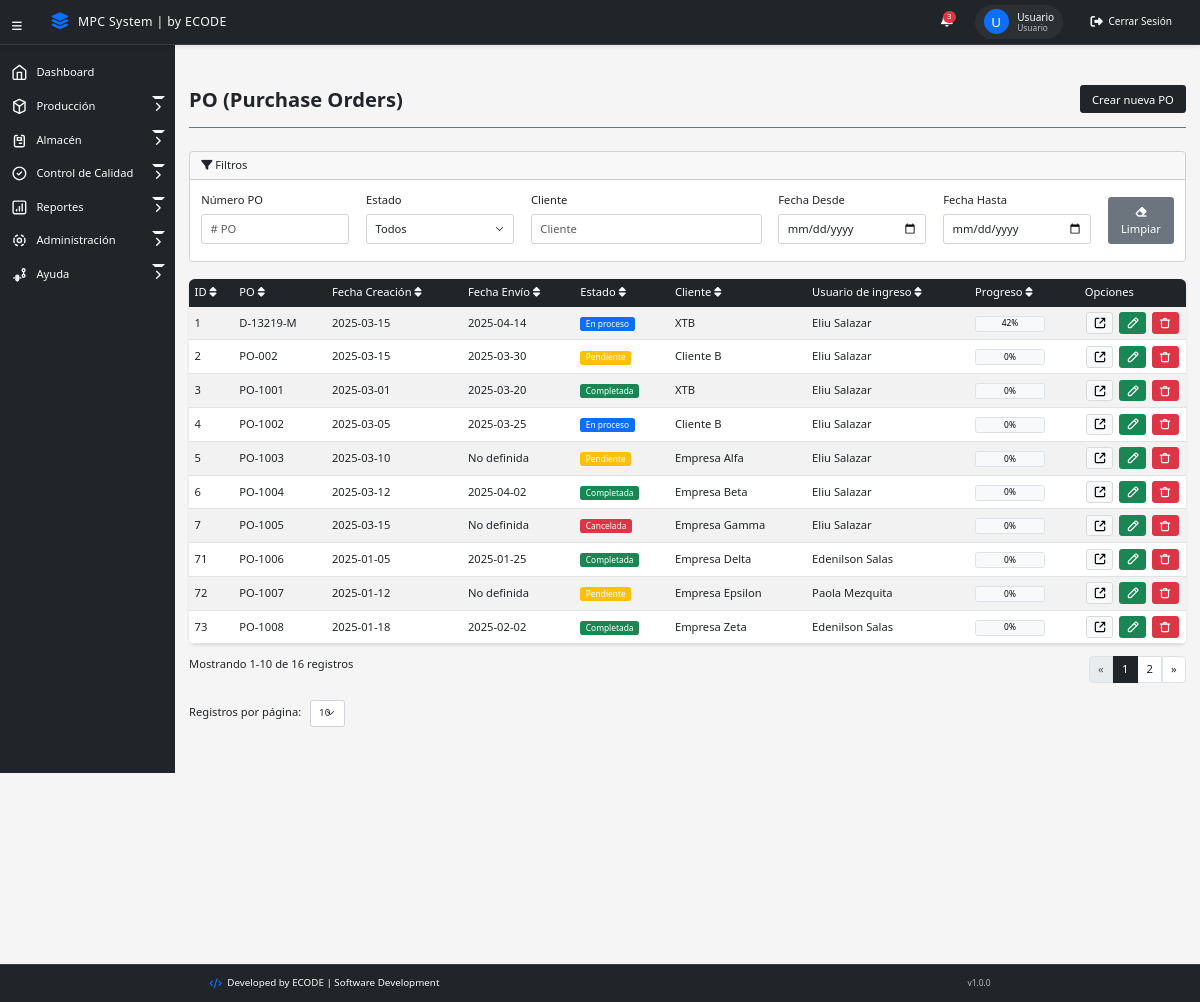
The page /views/po.php (signed in) on the database its author committed.
### tables this page shows
CREATE TABLE `po` (
  `id` int(11) NOT NULL,
  `po_numero` varchar(50) NOT NULL,
  `po_fecha_creacion` date NOT NULL,
  `po_fecha_inicio_produccion` date DEFAULT NULL,
  `po_fecha_fin_produccion` date DEFAULT NULL,
  `po_fecha_envio_programada` date DEFAULT NULL,
  `po_estado` enum('Pendiente','En proceso','Completada','Cancelada') DEFAULT 'Pendiente',
  `po_id_cliente` int(11) NOT NULL,
  `po_id_usuario_creacion` int(11) NOT NULL,
  `po_tipo_envio` enum('Tipo 1','Tipo 2','Tipo 3') DEFAULT 'Tipo 1',
  `po_comentario` text DEFAULT NULL,
  `po_notas` text DEFAULT NULL
);

CREATE TABLE `clientes` (
  `id` int(11) NOT NULL,
  `cliente_empresa` varchar(50) NOT NULL,
  `cliente_nombre` varchar(50) NOT NULL,
  `cliente_apellido` varchar(50) NOT NULL,
  `cliente_direccion` text DEFAULT NULL,
  `cliente_telefono` varchar(20) DEFAULT NULL,
  `cliente_correo` varchar(100) DEFAULT NULL,
  `estado` enum('Activo','Inactivo') NOT NULL DEFAULT 'Activo'
);

### models/Cliente.php (called while the page is built, shortened)
<?php
require_once __DIR__ . '/../config/database.php';
class Cliente {
    public function __construct() {
        $database = new Database();
    }
}

### config/database.php (called while the page is built, shortened)
<?php
class Database {
    private $host = "localhost";
    private $database_name = "minlex_elsalvador";
    private $username = "root";
    private $password = "";
    private $port = 3306;
    public function getConnection() {
        $this->conn = null;
        try {
            try {
                $this->conn = new PDO(
                    "mysql:unix_socket=/opt/lampp/var/mysql/mysql.sock;dbname=" . $this->database_name,
                    $this->username,
                    $this->password
                );
            } catch (PDOException $e) {
                $this->conn = new PDO(
                    "mysql:host=" . $this->host . ";port=" . $this->port . ";dbname=" . $this->database_name,
                    $this->username,
                    $this->password
                );
            }
            $this->conn->setAttribute(PDO::ATTR_ERRMODE, PDO::ERRMODE_EXCEPTION);
            $this->conn->setAttribute(PDO::ATTR_DEFAULT_FETCH_MODE, PDO::FETCH_ASSOC);
            $this->conn->exec("SET NAMES utf8");
            return $this->conn;
        } catch (PDOException $exception) {
            error_log("Error de conexión a la base de datos: " . $exception->getMessage());
            throw new Exception("Error de conexión a la base de datos. Por favor verifica que XAMPP esté corriendo.");
        }
    }
}
?>

### controllers/PoController.php (called while the page is built, shortened)
<?php
require_once __DIR__ . '/../models/Po.php';
require_once __DIR__ . '/../models/Cliente.php';
require_once __DIR__ . '/../config/Database.php';
class PoController {
    private $po;
    public function __construct() {
        $this->db = new Database();
        $conn = $this->db->getConnection();
        $this->po = new Po($conn);
    }
    public function getPos($filtros = []) {
        try {
            return $this->po->read($filtros)->fetchAll(PDO::FETCH_ASSOC);
        } catch (Exception $e) {
            error_log("Error al obtener POs: " . $e->getMessage());
            return [];
        }
    }
}
?>

### models/Po.php (called while the page is built, shortened)
<?php
class Po {
    private $conn;
    private $table_name = "po";
    public function __construct($db = null) {
        if ($db === null) {
            $database = new Database();
            $this->conn = $database->getConnection();
        } else {
            $this->conn = $db;
        }
    }
    public function read($filtros = []) {
        $sql = "SELECT p.*,
                c.cliente_empresa,
                CONCAT(u.usuario_nombre, ' ', u.usuario_apellido) as usuario_creacion,
                COALESCE(
                    (SELECT ROUND(
                        (SUM(COALESCE(op.op_cantidad_completada, 0)) / NULLIF(SUM(COALESCE(op.op_cantidad_asignada, 0)), 0)) * 100
                    )
                    FROM po_detalle pd
                    LEFT JOIN ordenes_produccion op ON op.op_id_pd = pd.id
                    WHERE pd.pd_id_po = p.id), 0
                ) as progreso
                FROM " . $this->table_name . " p
                LEFT JOIN clientes c ON p.po_id_cliente = c.id
                LEFT JOIN usuarios u ON p.po_id_usuario_creacion = u.id";
        return $this->conn->query($sql);
    }
}
?>

### views/po.php (the view, shortened to what this page needs)
<?php
require_once '../controllers/PoController.php';
$poController = new PoController();
$filtros = [];
$pos = $poController->getPos($filtros);
?>
<!DOCTYPE html>
<html lang="es">
<head>
    <link href="https://cdn.jsdelivr.net/npm/bootstrap@5.3.0/dist/css/bootstrap.min.css" rel="stylesheet">
    <link rel="stylesheet" href="https://cdnjs.cloudflare.com/ajax/libs/font-awesome/6.4.0/css/all.min.css">
    <link rel="stylesheet" href="../css/style_main.css">
</head>
<body>
    <?php include '../components/menu_lateral.php'; ?>
    <main>
        <div style="width: 100%;" class="border-bottom border-secondary titulo-vista">
            <h1><strong>PO (Purchase Orders)</strong></h1><br>
            <a href="crear_po.php" class="btn btn-dark" style="height: 40px;">
                Crear nueva PO
            </a>
        </div>
        <div class="card mb-4">
            <div class="card-header">
                <i class="fas fa-filter"></i> Filtros
            </div>
            <div class="card-body">
                <form id="filtroForm" method="GET">
                    <div class="row">
                        <div class="col-md-2 mb-2">
                            <label for="po_numero" class="form-label">Número PO</label>
                            <input type="text" name="po_numero" id="po_numero" class="form-control filtro" placeholder="# PO" value="<?php echo $_GET['po_numero'] ?? ''; ?>">
                        </div>
                        <div class="col-md-2 mb-2">
                            <label for="estado" class="form-label">Estado</label>
                            <select name="estado" id="estado" class="form-select filtro">
                                <option value="">Todos</option>
                            </select>
                        </div>
                        <div class="col-md-3 mb-2">
                            <label for="cliente" class="form-label">Cliente</label>
                            <input type="text" name="cliente" id="cliente" class="form-control filtro" placeholder="Cliente" value="<?php echo $_GET['cliente'] ?? ''; ?>">
                        </div>
                        <div class="col-md-2 mb-2">
                            <label for="fecha_inicio" class="form-label">Fecha Desde</label>
                            <input type="date" name="fecha_inicio" id="fecha_inicio" class="form-control filtro" value="<?php echo $_GET['fecha_inicio'] ?? ''; ?>">
                        </div>
                        <div class="col-md-2 mb-2">
                            <label for="fecha_fin" class="form-label">Fecha Hasta</label>
                            <input type="date" name="fecha_fin" id="fecha_fin" class="form-control filtro" value="<?php echo $_GET['fecha_fin'] ?? ''; ?>">
                        </div>
                        <div class="col-md-1 mb-2 d-flex align-items-end">
                            <button type="button" id="limpiar-filtros" class="btn btn-secondary">
                                <i class="fas fa-eraser"></i> Limpiar
                            </button>
                        </div>
                    </div>
                </form>
            </div>
        </div>
        <div class="table-responsive" style="width: 100%;">
            <table class="table table-striped table-hover" id="tabla-pos" style="width: 100%;">
                <thead>
                    <tr>
                        <th class="sortable" data-column="id">ID <i class="fas fa-sort"></i></th>
                        <th class="sortable" data-column="po">PO <i class="fas fa-sort"></i></th>
                        <th class="sortable" data-column="creacion">Fecha Creación <i class="fas fa-sort"></i></th>
                        <th class="sortable" data-column="envio">Fecha Envío <i class="fas fa-sort"></i></th>
                        <th class="sortable" data-column="estado">Estado <i class="fas fa-sort"></i></th>
                        <th class="sortable" data-column="cliente">Cliente <i class="fas fa-sort"></i></th>
                        <th class="sortable" data-column="usuario">Usuario de ingreso <i class="fas fa-sort"></i></th>
                        <th class="sortable" data-column="progreso">Progreso <i class="fas fa-sort"></i></th>
                <th>Opciones</th>
            </tr>
                </thead>
                <tbody>
                    <?php foreach ($pos as $po): ?>
                    <tr>
                        <td><?php echo htmlspecialchars($po['id']); ?></td>
                        <td><?php echo htmlspecialchars($po['po_numero']); ?></td>
                        <td><?php echo htmlspecialchars($po['po_fecha_creacion']); ?></td>
                        <td><?php echo htmlspecialchars($po['po_fecha_envio_programada'] ?? 'No definida'); ?></td>
                        <td>
                            <span class="badge <?php
                                echo match($po['po_estado']) {
                                    'Pendiente' => 'bg-warning',
                                    'En proceso' => 'bg-primary',
                                    'Completada' => 'bg-success',
                                    'Cancelada' => 'bg-danger',
                                    default => 'bg-secondary'
                                };
                            ?>">
                                <?php echo htmlspecialchars($po['po_estado']); ?>
                            </span>
                        </td>
                        <td><?php echo htmlspecialchars($po['cliente_empresa']); ?></td>
                        <td><?php echo htmlspecialchars($po['usuario_creacion']); ?></td>
                        <td>
                            <span class="badge bg-light" style="width: 100px; border: 1px solid #dee2e6; color: #000">
                                <?php echo $po['progreso']; ?>%
                            </span>
                        </td>
                        <td>
                            <button type="button" class="btn btn-light view-po"
                                    data-id="<?php echo $po['id']; ?>"
                                    data-bs-toggle="modal"
                                    data-bs-target="#poDetailModal">
                                <svg fill="none" height="24" viewBox="0 0 24 24" width="24" xmlns="http://www.w3.org/2000/svg">
                                    <path d="M10 4H6C4.89543 4 4 4.89543 4 6V18C4 19.1046 4.89543 20 6 20H18C19.1046 20 20 19.1046 20 18V14M12 12L20 4M20 4V9M20 4H15"
                                          stroke="black" stroke-linecap="round" stroke-linejoin="round" stroke-width="2"/>
                                </svg>
                            </button>
                            <button type="button" class="btn btn-success edit-po"
                                    data-id="<?php echo $po['id']; ?>"
                                    data-bs-toggle="modal"
                                    data-bs-target="#poModal">
                            </button>
                            <button type="button" class="btn btn-danger delete-po"
                                    data-id="<?php echo $po['id']; ?>"
                                    data-po-numero="<?php echo htmlspecialchars($po['po_numero']); ?>"
                                    data-bs-toggle="modal"
                                    data-bs-target="#deletePoModal">
                            </button>
                </td>
                    </tr>
                    <?php endforeach; ?>
                </tbody>
            </table>
        </div>
        <div class="row mt-3">
            <div class="col-md-6">
                <div class="registros-info">
                    Mostrando <span id="registros-mostrados">0</span> de <span id="registros-totales">0</span> registros
                </div>
            </div>
            <div class="col-md-6">
                <nav aria-label="Paginación de POs">
                    <ul class="pagination justify-content-end" id="paginacion">
                    </ul>
                </nav>
            </div>
            <div class="col-md-6 mt-2">
                <div class="form-group">
                    <label for="registros-por-pagina" class="form-label">Registros por página:</label>
                    <select class="form-select form-select-sm w-auto d-inline-block ms-2" id="registros-por-pagina">
                        <option value="10">10</option>
                    </select>
                </div>
            </div>
        </div>
    </main>
    <?php include '../components/footer.php'; ?>
</body>
</html>

### css/style_main.css (style rules this page uses)
:root { --sidebar-width: 250px; --header-height: 60px; --primary-color: #212529; --secondary-color: #6c757d; --success-color: #198754; --warning-color: #ffc107; --danger-color: #dc3545; --light-color: #f8f9fa; --dark-color: #212529; }
body { min-height: 100vh; zoom: 0.7; margin: 0; margin-top: 57.59px; background-color: #f5f5f5; font-family: 'Segoe UI', Tahoma, Geneva, Verdana, sans-serif; }
main { margin-left: var(--sidebar-width); padding: 20px; min-height: calc(100vh - var(--header-height)); margin-bottom: 60px; }
.titulo-vista { display: flex; justify-content: space-between; align-items: center; margin-bottom: 2rem; padding-bottom: 1rem; border-bottom: 2px solid var(--secondary-color); }
.titulo-vista h1 { margin: 0; font-size: 1.8rem; color: var(--primary-color); }
.table-responsive { margin-top: 1rem; background-color: white; border-radius: 8px; box-shadow: 0 2px 4px rgba(0, 0, 0, 0.1); margin-bottom: 1rem; -webkit-overflow-scrolling: touch; }
.table { margin-bottom: 0; }
.table thead th { background-color: var(--primary-color); color: white; border: none; padding: 0.5rem; font-weight: 500; vertical-align: middle; }
.table tbody td { padding: 0.5rem; vertical-align: middle; }
.table-striped tbody tr:nth-of-type(odd) { background-color: rgba(0, 0, 0, 0.02); }
.table .btn { padding: 4px; margin: 0 2px; line-height: 1; }
.table .btn svg { width: 20px; height: 20px; }
.table th:last-child, .table td:last-child { width: 100px; white-space: nowrap; }
.table td, .table th { padding: 0.5rem; vertical-align: middle; }
.table .badge { font-size: 0.75rem; padding: 0.25rem 0.5rem; }
.table .btn { padding: 4px 8px; margin: 0 2px; }
.badge { padding: 8px 12px; font-weight: 500; border-radius: 4px; }
.form-label { font-weight: 500; color: var(--dark-color); }
.form-control, .form-select { border-radius: 4px; border: 1px solid #ced4da; padding: 8px 12px; }
.btn { font-weight: 500; padding: 8px 16px; border-radius: 4px; transition: all 0.2s; }
.btn-dark { background-color: var(--primary-color); border-color: var(--primary-color); }
.btn-light { border: 1px solid #dadada; }

### css/style_menu.css (style rules this page uses)
:root { --menu-width: 250px; --menu-width-collapsed: 64px; --menu-transition: 0.3s ease-in-out; --menu-bg: #212529; --menu-hover: rgba(255, 255, 255, 0.1); --menu-text: #f8f9fa; }
main { margin-left: var(--menu-width); padding: 64px 20px 20px; transition: margin-left var(--menu-transition); }
.titulo-vista { display: flex; flex-direction: row; padding-bottom: 20px; }
.titulo-vista h1 { flex: 1; }

### views/po.php (style rules this page uses)
.sortable { cursor: pointer; }
.filtered-row { display: table-row; }

### rows shown on the page
po: id "1", po_numero "D-13219-M", po_fecha_creacion "2025-03-15", po_fecha_envio_programada "2025-04-14", po_estado "En proceso", po_id_cliente.cliente_empresa "XTB", usuario_creacion "Eliu Salazar", progreso "42"
po: id "2", po_numero "PO-002", po_fecha_creacion "2025-03-15", po_fecha_envio_programada "2025-03-30", po_estado "Pendiente", po_id_cliente.cliente_empresa "Cliente B", usuario_creacion "Eliu Salazar", progreso "0"
po: id "3", po_numero "PO-1001", po_fecha_creacion "2025-03-01", po_fecha_envio_programada "2025-03-20", po_estado "Completada", po_id_cliente.cliente_empresa "XTB", usuario_creacion "Eliu Salazar", progreso "0"
po: id "4", po_numero "PO-1002", po_fecha_creacion "2025-03-05", po_fecha_envio_programada "2025-03-25", po_estado "En proceso", po_id_cliente.cliente_empresa "Cliente B", usuario_creacion "Eliu Salazar", progreso "0"
po: id "5", po_numero "PO-1003", po_fecha_creacion "2025-03-10", po_fecha_envio_programada "No definida", po_estado "Pendiente", po_id_cliente.cliente_empresa "Empresa Alfa", usuario_creacion "Eliu Salazar", progreso "0"
po: id "6", po_numero "PO-1004", po_fecha_creacion "2025-03-12", po_fecha_envio_programada "2025-04-02", po_estado "Completada", po_id_cliente.cliente_empresa "Empresa Beta", usuario_creacion "Eliu Salazar", progreso "0"
po: id "7", po_numero "PO-1005", po_fecha_creacion "2025-03-15", po_fecha_envio_programada "No definida", po_estado "Cancelada", po_id_cliente.cliente_empresa "Empresa Gamma", usuario_creacion "Eliu Salazar", progreso "0"
po: id "71", po_numero "PO-1006", po_fecha_creacion "2025-01-05", po_fecha_envio_programada "2025-01-25", po_estado "Completada", po_id_cliente.cliente_empresa "Empresa Delta", usuario_creacion "Edenilson Salas", progreso "0"
po: id "72", po_numero "PO-1007", po_fecha_creacion "2025-01-12", po_fecha_envio_programada "No definida", po_estado "Pendiente", po_id_cliente.cliente_empresa "Empresa Epsilon", usuario_creacion "Paola Mezquita", progreso "0"
po: id "73", po_numero "PO-1008", po_fecha_creacion "2025-01-18", po_fecha_envio_programada "2025-02-02", po_estado "Completada", po_id_cliente.cliente_empresa "Empresa Zeta", usuario_creacion "Edenilson Salas", progreso "0"

### other values the page prints
$inicial "U"
$nombreCompleto "Usuario"
$rol "Usuario"
